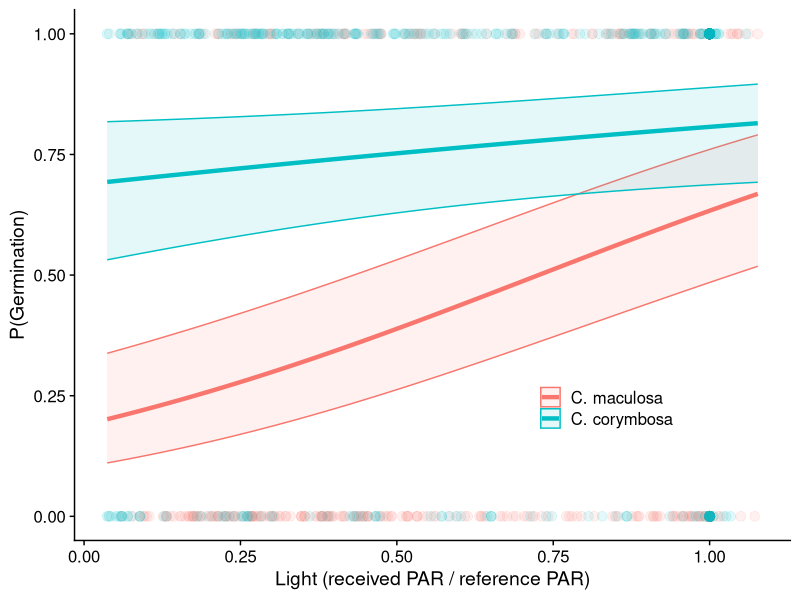
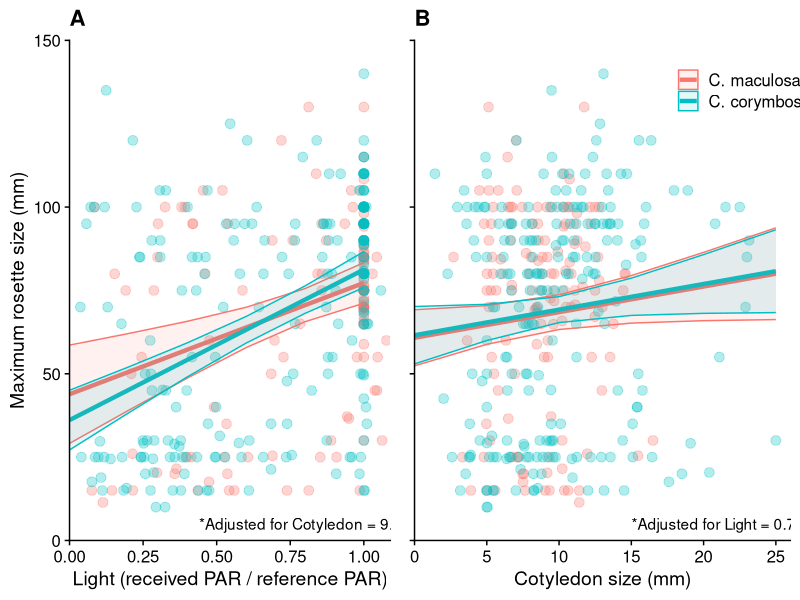

The R source for these figures, in order:
## ---- chunk 1
knitr::opts_chunk$set(echo = TRUE)
## ---- chunk 2
library(ggeffects)
library(gridExtra)
library(cowplot)
library(lme4)
library(tidyverse)

## ---- chunk 3
data <- read_tsv("donnees_centauree.csv")

data <- data %>%
    mutate(light = PAR/reference) %>%
    rename("species" = "espece",
           "population" = "pop")

data$species <- factor(data$species, levels = c("mac", "cor"))

head(data)
## ---- chunk 4

didnotgerm <- data %>%
  filter(is.na(Date_de_germination)) %>%
  mutate(Date_de_germination = 0)

didgerm <- data %>%
  filter(!is.na(Date_de_germination)) %>%
  mutate(Date_de_germination = 1)

germ_data <- full_join(didnotgerm, didgerm) %>%
  rename("germination" = "Date_de_germination") %>%
  select(-c(Cotyledons:reference))

rm(didnotgerm, didgerm)

head(germ_data)

rosette_data <- data %>%
  gather(key = "Date", 
         value = "Rosette_size", 
         "Taille_Dec_05":"Taille_Sept_06") %>%
  select(-Date_de_germination, -c(traitement:reference), -Date) %>%
  group_by(Plante) %>%
  filter(Rosette_size == max(Rosette_size),
         Rosette_size > 0) %>%
  distinct(Plante, .keep_all = TRUE)
  
rm(data)

head(rosette_data)
  
## ---- chunk 5

germ_mod <- glmer(germination~species*light+(1|species:population), data = germ_data, family = "binomial")

summary(germ_mod)

germ_pred <- ggpredict(germ_mod, terms = c("light [all]", "species"), type = "fixed") %>%
  rename("species" = "group")

germ_pred$species <- recode_factor(germ_pred$species, mac = "C. maculosa", cor = "C. corymbosa")

ggplot(data = germ_data,
       aes(x = light, y = germination)) +
  geom_point(data = germ_data %>%
               filter(species == "mac"),
             aes(x = light, y = germination),
             size = 3, alpha = 0.1, colour = "#F8766D") +
  geom_point(data = germ_data %>%
               filter(species == "cor"),
             aes(x = light, y = germination),
             size = 3, alpha = 0.1, colour = "#00BFC4") +
  geom_line(data = germ_pred,
            aes(y = predicted, x = x, colour = species),
            size = 1.5) +
  geom_ribbon(data = germ_pred, 
              aes(y = predicted, x = x, ymin = conf.low, ymax = conf.high, colour = species, fill = species),
              alpha = 0.1) +
  labs(y = "P(Germination)",
       x = "Light (received PAR / reference PAR)") +
  scale_x_continuous(breaks = c(0,0.25,0.5,0.75,1)) +
  theme_cowplot() +
  theme(legend.position = c(0.65,0.25),
        legend.title = element_blank())

rm(germ_pred, germ_mod)
## ---- chunk 6

rosette_mod <- lmer(Rosette_size~light*species+Cotyledons+(1|species:population), data = rosette_data)
summary(rosette_mod)

rosette_pred1 <- ggpredict(rosette_mod, terms = c("light", "species"),type = "fixed") %>%
  rename("species" = "group")

rosette_pred2 <- ggpredict(rosette_mod, terms = c("Cotyledons", "species"),type = "fixed") %>%
  rename("species" = "group")

rosette_pred1$species <- recode_factor(rosette_pred1$species, mac = "C. maculosa", cor = "C. corymbosa")
rosette_pred2$species <- recode_factor(rosette_pred2$species, mac = "C. maculosa", cor = "C. corymbosa")

A <- ggplot(data = rosette_data,
             aes(x = light, y = Rosette_size)) +
  geom_point(data = rosette_data %>%
               filter(species == "mac"),
             aes(x = light, y = Rosette_size),
             size = 3, alpha = 0.3, colour = "#F8766D") +
  geom_point(data = rosette_data %>%
               filter(species == "cor"),
             aes(x = light, y = Rosette_size),
             size = 3, alpha = 0.3, colour = "#00BFC4") +
  geom_line(data = rosette_pred1,
            aes(y = predicted, x = x, colour = species),
            size = 1.5) +
  geom_ribbon(data = rosette_pred1,
              aes(y = predicted, x = x, ymin = conf.low, ymax = conf.high, colour = species, fill = species),
              alpha = 0.1) +
  labs(y = "Maximum rosette size (mm)",
       x = "Light (received PAR / reference PAR)",
       title = "A") +
  scale_x_continuous(expand = c(0, 0), limits = c(0,1.09)) + 
  scale_y_continuous(expand = c(0, 0), limits = c(0,150)) +
  annotate(geom="text",
           x=0.80, y=5,
           label="*Adjusted for Cotyledon = 9.40",
           color="black") +
  theme_cowplot()+
  theme(legend.position = "none")

B <- ggplot(data = rosette_data,
             aes(x = Cotyledons, y = Rosette_size)) +
  geom_point(data = rosette_data %>%
               filter(species == "mac"),
             aes(x = Cotyledons, y = Rosette_size),
             size = 3, alpha = 0.3, colour = "#F8766D") +
  geom_point(data = rosette_data %>%
               filter(species == "cor"),
             aes(x = Cotyledons, y = Rosette_size),
             size = 3, alpha = 0.3, colour = "#00BFC4") +
  geom_line(data = rosette_pred2,
            aes(y = predicted, x = x, colour = species),
            size = 1.5) +
  geom_ribbon(data = rosette_pred2,
              aes(y = predicted, x = x, ymin = conf.low, ymax = conf.high, colour = species, fill = species),
              alpha = 0.1) +
  labs(y = "Maximum rosette size (mm)",
       x = "Cotyledon size (mm)",
       title = "B") +
  scale_x_continuous(expand = c(0, 0), limits = c(0,26)) + 
  scale_y_continuous(expand = c(0, 0), limits = c(0,150)) +
  annotate(geom="text",
           x=21, y=5, 
           label="*Adjusted for Light = 0.73",
           color="black") +
  theme_cowplot() +
  theme(axis.title.y=element_blank(),
        axis.text.y=element_blank(),
        legend.position = c(0.7,0.9),
        legend.title = element_blank())

grid.arrange(A,B, ncol = 2, nrow = 1)

rm(A, B, rosette_mod, rosette_pred1, rosette_pred2)
